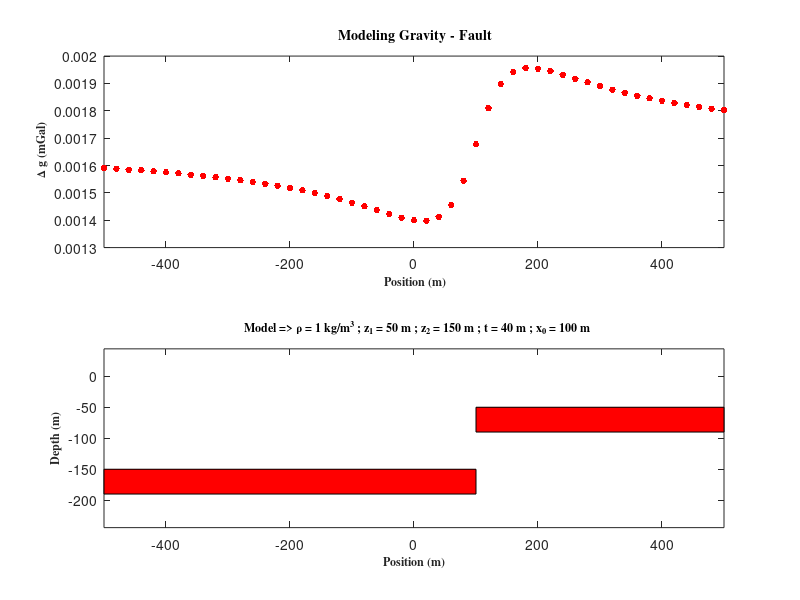

MATLAB code for this plot:
% Copyright: 2018 - Teknik Geofisika, Universitas Pertamina
% URL: https://sites.google.com/site/metkomup/programming
% Download: https://www.mathworks.com/matlabcentral/fileexchange/66294-forward-modeling-metode-gravity--intrution-model
% Cite: E.B.G. Umboh, et. al. 2018. Forward modelling metode gravitasi. http://doi.org/10.5281/zenodo.1186957 

clear; clc;

%--- Parameter Model (rho)
rho   = 1;     % Perbedaan densitas (kg/m^3)

%--- Konstanta
z1    = 50;    % Kedalaman plat dalam (m)
z2    = 150;   % Kedalaman plat dangkal
x0    = 100;   % Letak patahan (m)
t     = 40;    % Tebal patahan (m)
cGrav = 6.674e-11;  % Konstanta Gravitasi (m^3 kg^-1 s^-2)
si2mg = 1e5;        % 1 SI (ms^-2) = 1e5 mGal

%--- Lokasi Pengukuran
x = -500:20:500;

%%--- FORMULA FORWARD SPHERE
k = 2*cGrav*rho*t;
for i = 1:length(x)
  dg(i) = k*(pi+(atan((x(i)-x0)/z1))-(atan((x(i)-x0)/z2))); %ms^2
end

%--- Forward modeling
dg  = dg*si2mg;  %1 SI = 1e5 mGal

%%--------- PLOT FORWARD ---------%%
figure(1)
subplot(2,1,1)
plot(x,dg,'.','color','r','MarkerSize',15);
xlim([min(x) max(x)]);
xlabel('\bf \fontsize{12}\fontname{Times}Position (m)');
ylabel('\bf \fontsize{12}\fontname{Times}\Delta g (mGal)');
title ('\bf \fontsize{14}\fontname{Times}Modeling Gravity - Fault');

% Gambar patahan
subplot(2,1,2)
% Zona 1
left  = x(1);
right = x0;
top   = -z2;
bottom= top-t;
xx    = [left left right right];
yy    = [bottom top top bottom];
fill(xx,yy,'r');
hold on

% Zona 2
left_2  = x0;
right_2 = x(length(x));
top_2   = -z1;
bottom_2= top_2-t;
xx      = [left_2 left_2 right_2 right_2];
yy      = [bottom_2 top_2 top_2 bottom_2];
fill(xx,yy,'r');
xlim([min(x) max(x)]);

title(['\bf \fontsize{12} \fontname{Times}Model => ','\rho = ', ...
      num2str(rho),' kg/m^3 ; z_1 = ',num2str(z1),...
      ' m ; z_2 = ',num2str(z2),' m ; t = ',num2str(t),' m ; x_0 = ',...
      num2str(x0),' m']);
xlabel('\bf \fontsize{12}\fontname{Times}Position (m) ' );
ylabel('\bf \fontsize{12}\fontname{Times}Depth (m) ');
xlim([min(x) max(x)]);
axis equal;
